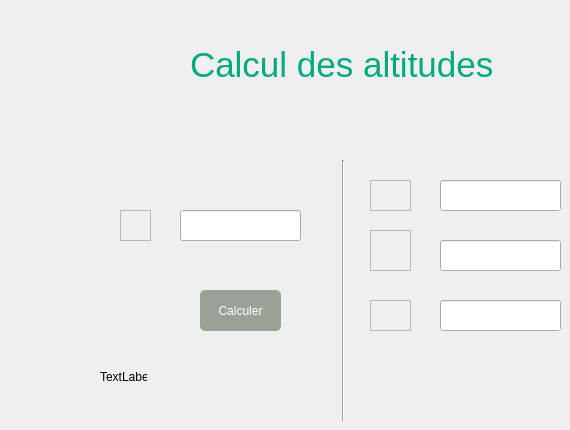
          <widget class="QWidget" name="fonction3">
           <property name="styleSheet">
            <string notr="true"/>
           </property>
           <widget class="QLabel" name="titlef3">
            <property name="geometry">
             <rect>
              <x>190</x>
              <y>40</y>
              <width>331</width>
              <height>51</height>
             </rect>
            </property>
            <property name="text">
             <string>&lt;html&gt;&lt;head/&gt;&lt;body&gt;&lt;p&gt;&lt;span style=&quot; font-size:26pt; color:#00aa7f;&quot;&gt;Calcul des altitudes&lt;/span&gt;&lt;/p&gt;&lt;/body&gt;&lt;/html&gt;</string>
            </property>
           </widget>
           <widget class="QLineEdit" name="fct3_x">
            <property name="geometry">
             <rect>
              <x>180</x>
              <y>210</y>
              <width>121</width>
              <height>31</height>
             </rect>
            </property>
           </widget>
           <widget class="QFrame" name="frame_13">
            <property name="geometry">
             <rect>
              <x>120</x>
              <y>210</y>
              <width>31</width>
              <height>31</height>
             </rect>
            </property>
            <property name="styleSheet">
             <string notr="true">image: url(:/buttons/1X.png);</string>
            </property>
            <property name="frameShape">
             <enum>QFrame::StyledPanel</enum>
            </property>
            <property name="frameShadow">
             <enum>QFrame::Raised</enum>
            </property>
           </widget>
           <widget class="QPushButton" name="fct3_altitu_btn">
            <property name="geometry">
             <rect>
              <x>200</x>
              <y>290</y>
              <width>81</width>
              <height>41</height>
             </rect>
            </property>
            <property name="cursor">
             <cursorShape>PointingHandCursor</cursorShape>
            </property>
            <property name="styleSheet">
             <string notr="true">QPushButton{
   padding: 5px 10px;
   border: none;
   border-radius: 5px;
   background-color: #9aa298;
   color: #fff;
}
QPushButton:hover{
   background-color: #101010;
}</string>
            </property>
            <property name="text">
             <string>Calculer</string>
            </property>
           </widget>
           <widget class="Line" name="line_5">
            <property name="geometry">
             <rect>
              <x>333</x>
              <y>160</y>
              <width>20</width>
              <height>261</height>
             </rect>
            </property>
            <property name="orientation">
             <enum>Qt::Vertical</enum>
            </property>
           </widget>
           <widget class="QLineEdit" name="fct3_phi">
            <property name="geometry">
             <rect>
              <x>440</x>
              <y>180</y>
              <width>121</width>
              <height>31</height>
             </rect>
            </property>
           </widget>
           <widget class="QLineEdit" name="fct3_psi">
            <property name="geometry">
             <rect>
              <x>440</x>
              <y>240</y>
              <width>121</width>
              <height>31</height>
             </rect>
            </property>
           </widget>
           <widget class="QLineEdit" name="fct3_beta">
            <property name="geometry">
             <rect>
              <x>440</x>
              <y>300</y>
              <width>121</width>
              <height>31</height>
             </rect>
            </property>
           </widget>
           <widget class="QFrame" name="frame_15">
            <property name="geometry">
             <rect>
              <x>370</x>
              <y>300</y>
              <width>41</width>
              <height>31</height>
             </rect>
            </property>
            <property name="styleSheet">
             <string notr="true">image: url(:/buttons/beta.png);</string>
            </property>
            <property name="frameShape">
             <enum>QFrame::StyledPanel</enum>
            </property>
            <property name="frameShadow">
             <enum>QFrame::Raised</enum>
            </property>
           </widget>
           <widget class="QFrame" name="frame_17">
            <property name="geometry">
             <rect>
              <x>370</x>
              <y>180</y>
              <width>41</width>
              <height>31</height>
             </rect>
            </property>
            <property name="styleSheet">
             <string notr="true">image: url(:/buttons/phi.png);</string>
            </property>
            <property name="frameShape">
             <enum>QFrame::StyledPanel</enum>
            </property>
            <property name="frameShadow">
             <enum>QFrame::Raised</enum>
            </property>
           </widget>
           <widget class="QFrame" name="frame_16">
            <property name="geometry">
             <rect>
              <x>370</x>
              <y>230</y>
              <width>41</width>
              <height>41</height>
             </rect>
            </property>
            <property name="styleSheet">
             <string notr="true">image: url(:/buttons/psi.png);</string>
            </property>
            <property name="frameShape">
             <enum>QFrame::StyledPanel</enum>
            </property>
            <property name="frameShadow">
             <enum>QFrame::Raised</enum>
            </property>
            <widget class="QFrame" name="frame_14">
             <property name="geometry">
              <rect>
               <x>0</x>
               <y>-70</y>
               <width>41</width>
               <height>181</height>
              </rect>
             </property>
             <property name="frameShape">
              <enum>QFrame::StyledPanel</enum>
             </property>
             <property name="frameShadow">
              <enum>QFrame::Raised</enum>
             </property>
            </widget>
           </widget>
           <widget class="QLabel" name="page3_erreur">
            <property name="geometry">
             <rect>
              <x>100</x>
              <y>370</y>
              <width>47</width>
              <height>13</height>
             </rect>
            </property>
            <property name="text">
             <string>TextLabel</string>
            </property>
           </widget>
          </widget>
